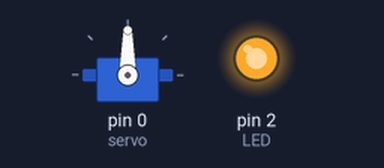
Bench run of a sketch on a simulated Arduino Uno, built with avr-gcc and run on an emulated ATmega328P. Parts: servo, output pins drawn as LEDs (lit = HIGH). What the sketch prints to the serial monitor is not drawn.

Above: at 0.1 s.
Timing chart, 0 to 1.6 s (numbered marks = the images above):
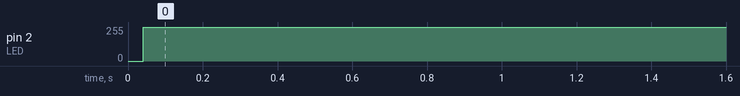

The sketch:

esp-1.ino
```cpp
#include <Arduino.h>
#include <Servo.h>

Servo servo;

#define LED 2

int pos = 0;

void setup()
{
  // put your setup code here, to run once:
  Serial.begin(115200);
  pinMode(LED, OUTPUT);
  servo.attach(0, 800, 2400);
}

bool ran = false;

void loop()
{
  if (!ran)
  {
    step(60);
    // flow(180);
  }
}

void step(int steps)
{
  for (size_t i = 0; i < steps / 4; i++)
  {
    digitalWrite(LED, LOW);
    delay(20 / 1000);
    digitalWrite(LED, HIGH);
    delay(20 / 1000);
    Serial.println("Step \n");
  }
}

void flow(int deg)
{
  servo.write(deg);
}
```

Measured:
- by itself, pin 2 (LED): 0/255 → 252/255 at 0.04 s
